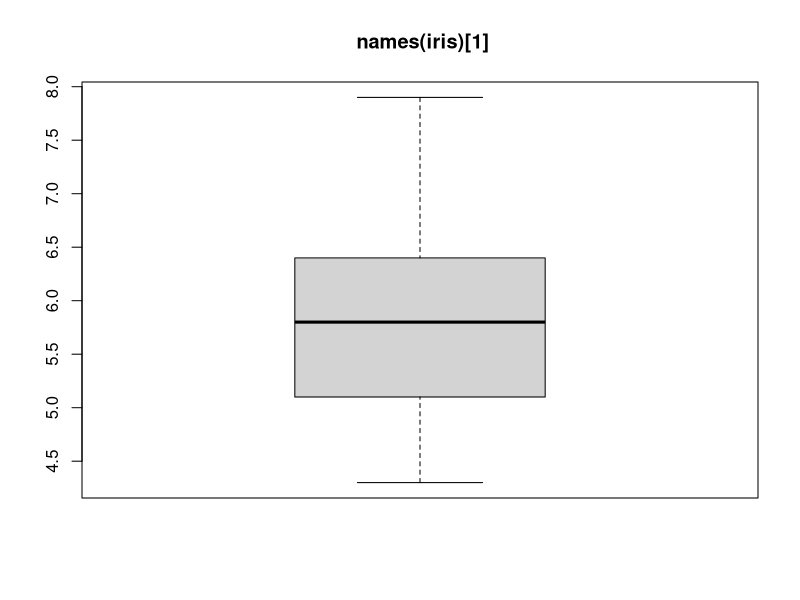
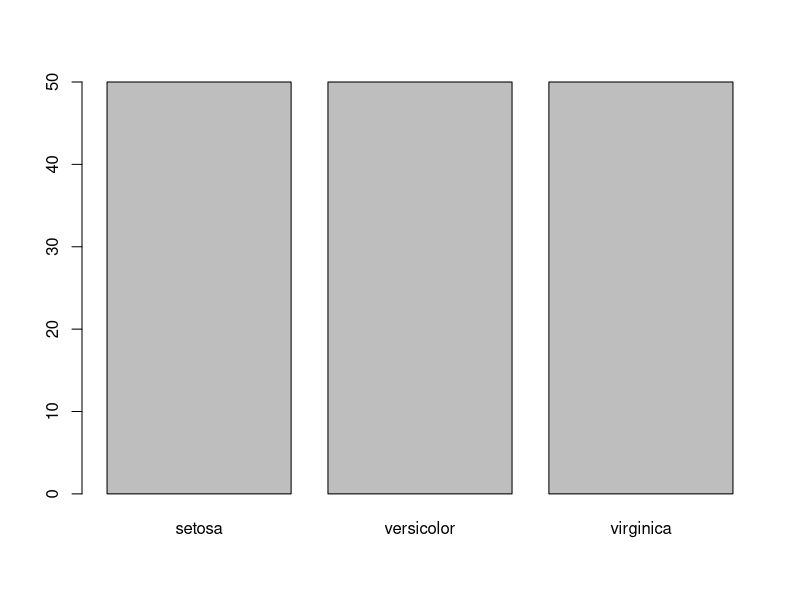
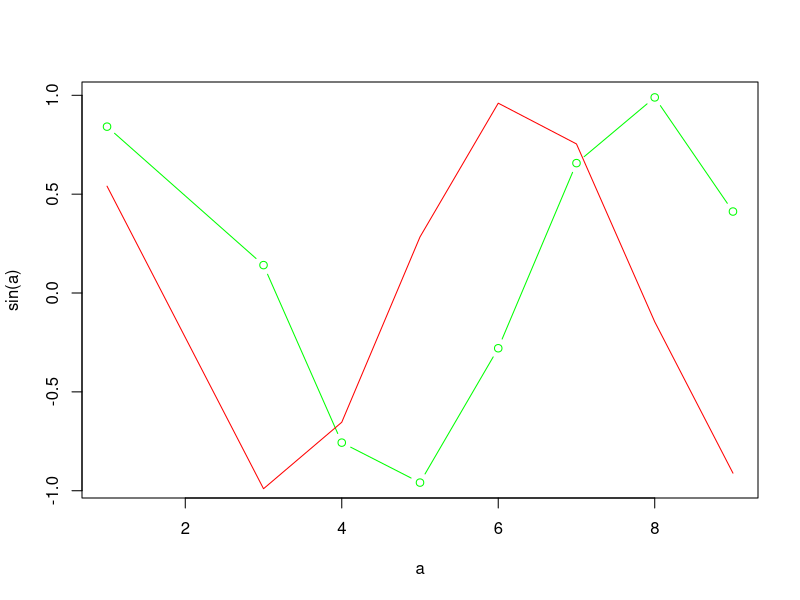
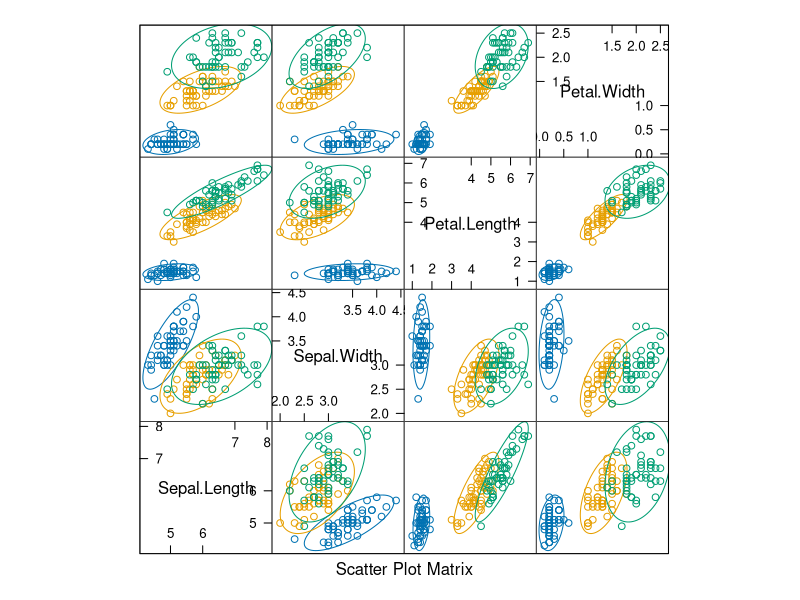

Here is the R script that generated these plots, in order:
data("iris")

dataset <- iris

colnames(dataset)
library(caTools)

split <- sample.split(dataset,SplitRatio = 0.8)

training <- subset(dataset, split==T)
testing <- subset(dataset,split ==F)
dim(dataset)
print(sapply(dataset,class))
print(head(dataset))
print(levels(dataset$Sepal.Length))
print(prop.table(table(dataset$Species))*100)
print(summary(dataset))
dataset[1:4,4:5] 
x <- dataset[,1:4]
y <- dataset[,5]
library(caret)
boxplot(x[,1],main=" names(iris)[1]")
a=c(1,3,4,5,6,7,8,9)
plot(y)
plot(a,sin(a),type = "b",col="green")
lines(a,cos(a),col="red")
featurePlot(x=x,y=y, plot= "ellipse")
set.seed(5)
control<-trainControl(method = "cv",number = 10)
fit.lda<-train(Species~.,data = dataset,method="lda",metric = "Accuracy",trControl=control)
  
